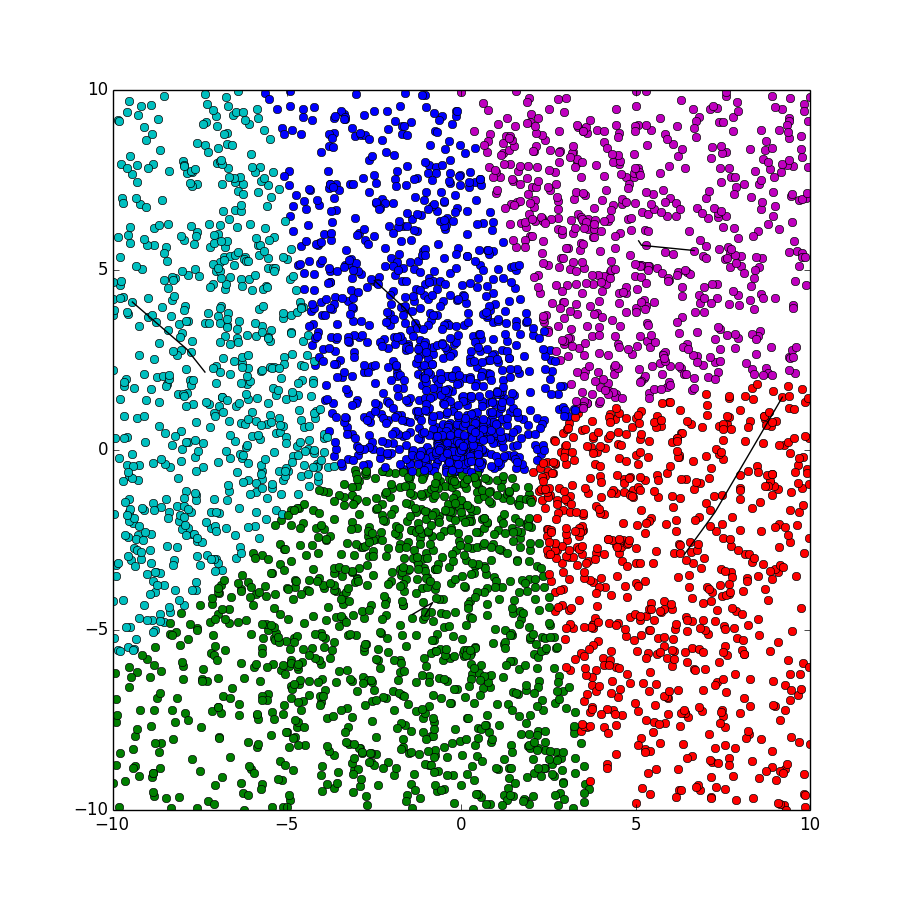

The Python source for this figure:
import copy
import math
import random
import pylab

try:
    import psyco

    psyco.full()
except ImportError:
    pass

FLOAT_MAX = 1e100


class Point:
    __slots__ = ["x", "y", "group"]

    def __init__(self, x=0, y=0, group=0):
        self.x, self.y, self.group = x, y, group


def generatePoints(pointsNumber, radius):
    points = [Point() for _ in range(2 * pointsNumber)]
    count = 0
    for point in points:
        count += 1
        r = random.random() * radius
        angle = random.random() * 2 * math.pi
        point.x = r * math.cos(angle)
        point.y = r * math.sin(angle)
        if count == pointsNumber - 1:
            break
    for index in range(pointsNumber, 2 * pointsNumber):
        points[index].x = 2 * radius * random.random() - radius
        points[index].y = 2 * radius * random.random() - radius
    return points


def solveDistanceBetweenPoints(pointA, pointB):
    return (pointA.x - pointB.x) * (pointA.x - pointB.x) + (pointA.y - pointB.y) * (pointA.y - pointB.y)


def getNearestCenter(point, clusterCenterGroup):
    minIndex = point.group
    minDistance = FLOAT_MAX
    for index, center in enumerate(clusterCenterGroup):
        distance = solveDistanceBetweenPoints(point, center)
        if (distance < minDistance):
            minDistance = distance
            minIndex = index
    return (minIndex, minDistance)


def kMeansPlusPlus(points, clusterCenterGroup):
    clusterCenterGroup[0] = copy.copy(random.choice(points))
    distanceGroup = [0.0 for _ in range(len(points))]
    sum = 0.0
    for index in range(1, len(clusterCenterGroup)):
        for i, point in enumerate(points):
            distanceGroup[i] = getNearestCenter(point, clusterCenterGroup[:index])[1]
            sum += distanceGroup[i]
        sum *= random.random()
        for i, distance in enumerate(distanceGroup):
            sum -= distance;
            if sum < 0:
                clusterCenterGroup[index] = copy.copy(points[i])
                break
    for point in points:
        point.group = getNearestCenter(point, clusterCenterGroup)[0]
    return


def kMeans(points, clusterCenterNumber):
    clusterCenterGroup = [Point() for _ in range(clusterCenterNumber)]
    kMeansPlusPlus(points, clusterCenterGroup)
    clusterCenterTrace = [[clusterCenter] for clusterCenter in clusterCenterGroup]
    tolerableError, currentError = 5.0, FLOAT_MAX
    count = 0
    while currentError >= tolerableError:
        count += 1
        countCenterNumber = [0 for _ in range(clusterCenterNumber)]
        currentCenterGroup = [Point() for _ in range(clusterCenterNumber)]
        for point in points:
            currentCenterGroup[point.group].x += point.x
            currentCenterGroup[point.group].y += point.y
            countCenterNumber[point.group] += 1
        for index, center in enumerate(currentCenterGroup):
            center.x /= countCenterNumber[index]
            center.y /= countCenterNumber[index]
        currentError = 0.0
        for index, singleTrace in enumerate(clusterCenterTrace):
            singleTrace.append(currentCenterGroup[index])
            currentError += solveDistanceBetweenPoints(singleTrace[-1], singleTrace[-2])
            clusterCenterGroup[index] = copy.copy(currentCenterGroup[index])
        for point in points:
            point.group = getNearestCenter(point, clusterCenterGroup)[0]
    return clusterCenterGroup, clusterCenterTrace


def showClusterAnalysisResults(points, clusterCenterTrace):
    colorStore = ['or', 'og', 'ob', 'oc', 'om', 'oy', 'ok']
    pylab.figure(figsize=(9, 9), dpi=80)
    for point in points:
        color = ''
        if point.group >= len(colorStore):
            color = colorStore[-1]
        else:
            color = colorStore[point.group]
        pylab.plot(point.x, point.y, color)
    for singleTrace in clusterCenterTrace:
        pylab.plot([center.x for center in singleTrace], [center.y for center in singleTrace], 'k')
    pylab.show()


def main():
    clusterCenterNumber = 5
    pointsNumber = 2000
    radius = 10
    points = generatePoints(pointsNumber, radius)
    _, clusterCenterTrace = kMeans(points, clusterCenterNumber)
    showClusterAnalysisResults(points, clusterCenterTrace)


main()
